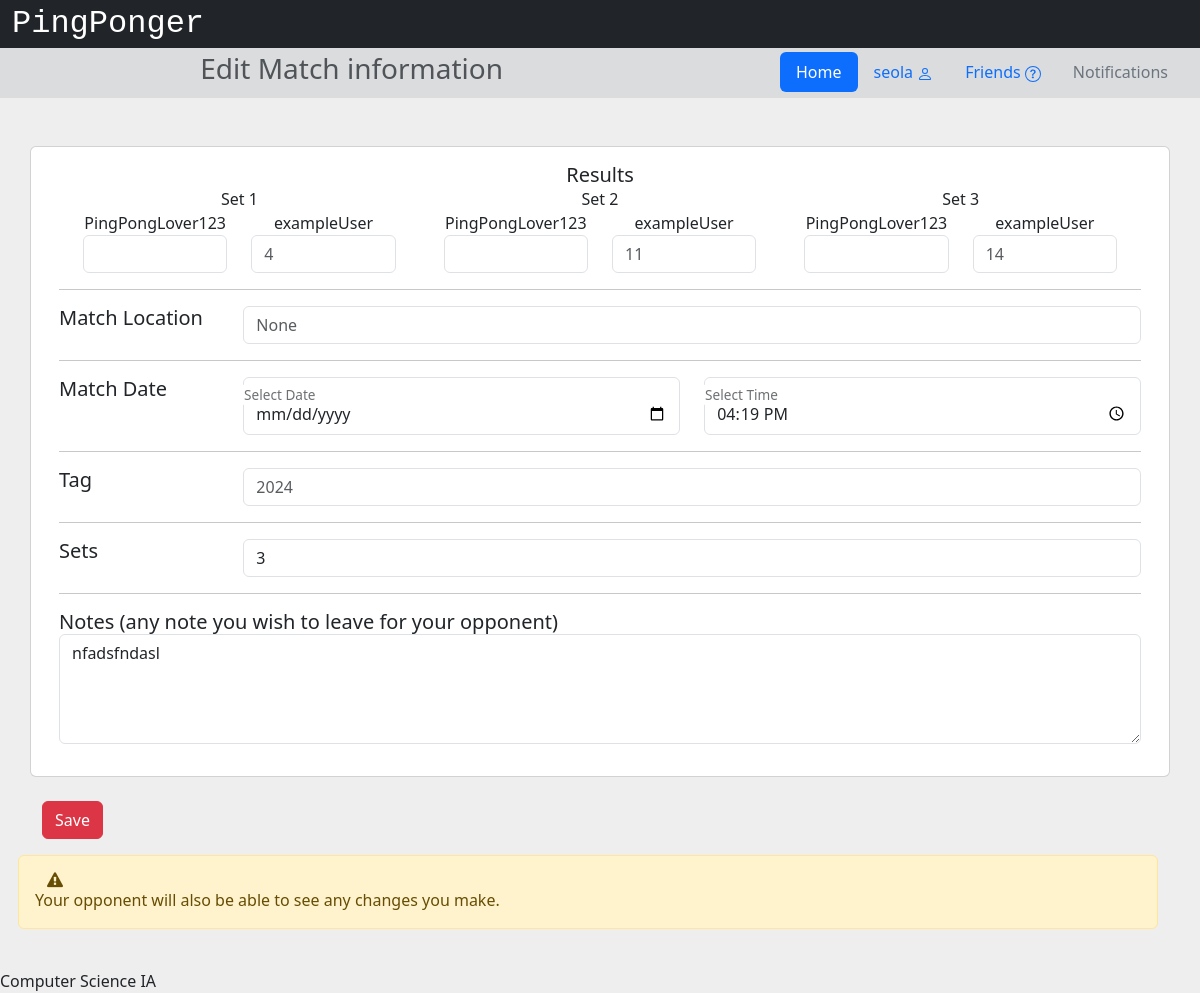
/editmatch/106 (signed in), run on the app's committed database.
### app/models.py (models this page shows, shortened)
class User(db.Model, UserMixin):
    __tablename__ = 'users'
    id = db.Column(db.Integer, primary_key=True)
    username = db.Column(db.String(32), nullable=False)
    email = db.Column(db.String(320), index=True, unique=True, nullable=False)
    password_hash = db.Column(db.String(128))
    join_date = db.Column(db.DateTime(timezone=True), default=datetime.now)
    experience = db.Column(db.String(12))
    age_group = db.Column(db.String(6))
    location_id = db.Column(db.Integer, db.ForeignKey('locations.id'))
    location = db.relationship('Location', back_populates='users')
    notifications = db.Relationship('Notification', back_populates='user', order_by='Notification.id.desc()')

class Set(db.Model):
    id = db.Column(db.Integer, primary_key=True)
    scoreA = db.Column(db.Integer)
    scoreB = db.Column(db.Integer)
    winner = db.Column(db.Integer)
    loser = db.Column(db.Integer)
    match = db.relationship('Match', back_populates='sets', lazy=True)
    match_id = db.Column(db.Integer, db.ForeignKey('matches.id'))

class Location(db.Model):
    __tablename__ = 'locations'
    id = db.Column(db.Integer, primary_key=True)
    location = db.Column(db.String(60))
    users = db.relationship('User', back_populates='location')
    matches = db.relationship('Match', back_populates='location')

class Match(db.Model):
    __tablename__ = 'matches'
    id = db.Column(db.Integer, primary_key=True)
    unique = db.Column(db.String(10), nullable=False)
    notes = db.Column(db.Text())
    setiCount = db.Column(db.Integer)
    date = db.Column(db.DateTime(timezone=True))
    finished = db.Column(db.Boolean)
    confirmA = db.Column(db.Boolean)
    confirmB = db.Column(db.Boolean)
    friendship_id = db.Column(db.Integer, db.ForeignKey('friendships.id'))
    tag_id = db.Column(db.Integer, db.ForeignKey('tags.id'))
    location_id = db.Column(db.Integer, db.ForeignKey('locations.id'))
    friendship = db.relationship('Friendship', back_populates='matches')
    tag = db.relationship('Tag', back_populates='matches')
    location = db.relationship('Location', back_populates='matches')
    winner = db.Column(db.Integer)
    loser = db.Column(db.Integer)
    sets = db.relationship('Set', back_populates='match', lazy=True)

class Tag(db.Model):
    __tablename__ = 'tags'
    id = db.Column(db.Integer, primary_key=True)
    tag = db.Column(db.String(60))
    matches = db.relationship('Match', back_populates='tag')

### app/views.py (the view, shortened to what this page needs)
@app.route('/editmatch/<matchID>', methods=["GET", "POST"])
@login_required
def editMatch(matchID):
    match = Match.query.get(matchID)
    if match == None:
        return redirect(url_for('index'))
    if match.finished:
        return redirect(url_for('oneMatch', id=match.id))
    if request.method == "GET":
        locations = Location.query.order_by(Location.location).all()
        tags = Tag.query.order_by(Tag.tag).all()
        return render_template('editCurrentmatch.html', locations=locations, tags=tags, match=match, u1=User.query.get(match.friendship.friendA), u2=User.query.get(match.friendship.friendB))

### app/views.py (called while the page is built)
@login_manager.user_loader
def load_user(user_id):
    return User.query.get(int(user_id))

### app/templates/editCurrentmatch.html (shortened to what this page needs)
{% extends "base.html" %}
{% block head %}
    {{ super() }}
{% endblock %}
{% block pagetitle %}Edit Match information{% endblock %}
{% block content %}
    <section style="background-color: #eee;">
        <div class="container py-5">
            <div class="row">
                <div class="card mb-4">
                    <div class="card-body">
                        <form id="settings" action="/editmatch/{{match.id}}" method="post">
                            <div class="container">
                                <div class="row">
                                    <div class="col-sm text-center">
                                        <h5 class="mb-0">Results</h5>
                                    </div>
                                </div>
                                <div class="row">
                                    {% for i in range(match.setiCount) %}
                                    {% if i < match.sets|length %}
                                    <div class="col-sm-4">
                                        <div class="container">
                                            <div class="row">
                                                <p class="mb-0 text-center">Set {{i+1}}</p>
                                            </div>
                                            <div class="row">
                                                <div class="col-sm">
                                                    <p class="mb-0 text-center">{{u1.username}}</p>
                                                    <input name="setA{{i}}" type="number" class="form-control" placeholder="{{match.sets[i].scoreL}}"/>
                                                </div>
                                                <div class="col-sm">
                                                    <p class="mb-0 text-center">{{u2.username}}</p>
                                                    <input name="setB{{i}}" type="number" class="form-control" placeholder="{{match.sets[i].scoreB}}"/>
                                                </div>
                                            </div>
                                        </div>
                                    </div>
                                    {% endif %}
                                    {% endfor %}
                                </div>
                            </div>
                            <hr>
                            <div class="row mb-3">
                                <div class="col-sm-2">
                                    <h5 class="mb-0">Match Location</h5>
                                </div>
                                <div class="col">
                                    <input class="form-control" list="datalistLocations" name="location" placeholder="{{match.location.location}}">
                                </div>
                            </div>
                            <hr>
                            <div class="row mb-3">
                                <div class="col-sm-2">
                                    <h5 class="mb-0">Match Date</h5>
                                </div>
                                <div class="col form-floating datetimepicker">
                                    <input type="date" name="date" class="form-control" value="{{match.date.year}}-{{match.date.month}}-{{match.date.day}}" id="datepicker">
                                    <label for="datepicker" class="form-label">Select Date</label>
                                </div>
                                <div class="col form-floating datetimepicker">
                                    <input type="time" name="time" class="form-control" value="{{match.date.hour}}:{{match.date.minute}}" id="timepicker">
                                    <label for="timepicker" class="form-label">Select Time</label>
                                </div>
                            </div>
                            <hr>
                            <div class="row mb-3">
                                <div class="col-sm-2">
                                    <h5 class="mb-0">Tag</h5>
                                </div>
                                <div class="col">
                                    <input class="form-control" list="datalistTags" name="tag" placeholder="{{match.tag.tag}}">
                                </div>
                            </div>
                            <hr>
                            <div class="row mb-3">
                                <div class="col-sm-2">
                                    <h5 class="mb-0">Sets</h5>
                                </div>
                                <div class="col">
                                    <select name="sets" class="form-control">
                                        <option selected>{{match.setiCount}}</option>
                                    </select>
                                </div>
                            </div>
                            <hr>
                            <div class="row">
                                <div class="col-sm-12">
                                    <h5 class="mb-0">Notes (any note you wish to leave for your opponent)</h5>
                                    <p class="text-muted mb-0">
                                        <div class="form-group">
                                            <p class="text-muted mb-0">
                                                <textarea name="note" rows="4" class="form-control">{{match.notes}}</textarea>
                                            </p>
                                        </div>
                                    </p>
                                </div>
                        </form>
                    </div>
                </div>
            </div>
            <div class="row">
                <div class="col-sm-3 mb-3">
                    <button type="submit" form="settings" class="btn btn-danger">Save</button>
                </div>
            </div>
            <div class="row alert alert-warning" role="alert" data-mdb-color="warning">
                <i class="fa fa-exclamation-triangle"></i>
                Your opponent will also be able to see any changes you make.
            </div>
        </div>
    </section>
{% endblock %}

### app/templates/base.html (shortened to what this page needs)
<!DOCTYPE html>
<html lang="en">
    <head>
        {% block head %}
        <link href="https://cdn.jsdelivr.net/npm/bootstrap@5.3.2/dist/css/bootstrap.min.css" rel="stylesheet">
        <link rel="stylesheet" href="https://cdnjs.cloudflare.com/ajax/libs/font-awesome/4.7.0/css/font-awesome.min.css">
        <link rel="stylesheet" href="{{ url_for('static', filename='style.css') }}">
        {% endblock %}
    </head>
    <body>
        <div id="header">
            {% block header %}
            <div class="container-fluid">
                <div class="row bg-dark">
                    <a class="navbar-brand text-white" style="font-size: 2rem; font-family: var(--bs-font-monospace) !important;" href="/">PingPonger</a>
                </div>
                <div class="row bg-secondary bg-opacity-25 p-1">
                    <div class="col-7">
                        <h3 class="text-muted d-flex justify-content-center">
                            {% block pagetitle %}{% endblock %}
                        </h3>
                    </div>
                    <div class="col-5 d-flex justify-content-end">
                        <ul class="nav nav-pills">
                            <li class="nav-item">
                                <a class="nav-link active" href="/">Home</a>
                            </li>
                            <li class="nav-item">
                                {% if current_user.is_authenticated %}
                                    <li class="nav-item">
                                        <a class="nav-link" href="{{url_for('profile', username=current_user.username, userID=current_user.id)}}">{{current_user.username}}
                                        </a>
                                    </li>
                                    {% else %}
                                    <li class="nav-item">
                                        <a class="nav-link" href="/login">Log In</a>
                                    </li>
                                {% endif %}
                            </li>
                            <li class="nav-item">
                                <a class="nav-link" href="{{url_for('allusers', who='friends')}}">
                                        Friends
                                </a>
                            </li>
                            <li class="nav-item">
                                <a class="nav-link text-secondary" href="/notifications">Notifications</a>
                            </li>
                        </ul>
                    </div>
                </div>
            </div>
            {% endblock %}
        </div>
        <div id="content">{% block content %}{% endblock %}</div>
        <div id="footer" class="fixed-bottom">
            {% block footer %}
            Computer Science IA
            {% endblock %}
        </div>
    </body>
</html>

### app/static/style.css (style rules this page uses)
div { text-align: justify; text-justify: inter-word; }

### data on the page
User: username "seola"
User: username "PingPongLover123" "PingPongLover123" "PingPongLover123"
User: username "exampleUser" "exampleUser" "exampleUser"
Set: scoreB "4"
Set: scoreB "11"
Set: scoreB "14"
Location: location "None"
Match: time "16:19", sets "3", note "nfadsfndasl"
Tag: tag "2024"

### other printed values
{{ i+1 }} "1" "2" "3"
